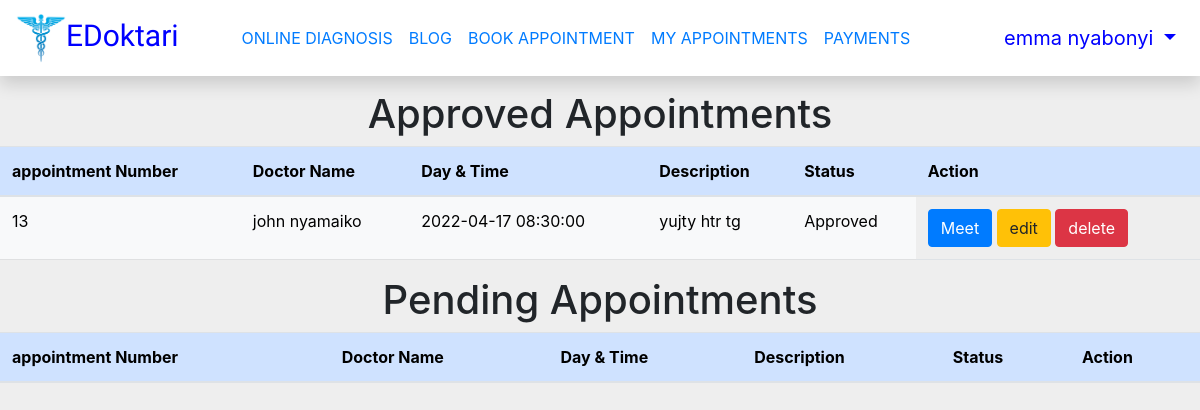
Screenshot of /patientappointments.php (signed in) with the database file from the repository.
### tables this page shows
CREATE TABLE `patients` (
  `profileimage` varchar(255) NOT NULL,
  `id` int(30) NOT NULL,
  `firstname` varchar(30) NOT NULL,
  `lastname` varchar(30) NOT NULL,
  `email` varchar(30) NOT NULL,
  `phonenumber` varchar(30) NOT NULL,
  `dateofbirth` date DEFAULT NULL,
  `address` varchar(30) DEFAULT NULL,
  `height` int(4) DEFAULT NULL,
  `weight` int(4) DEFAULT NULL,
  `gender` text DEFAULT NULL,
  `passwords` varchar(50) NOT NULL,
  `repeatpassword` varchar(50) NOT NULL
);

CREATE TABLE `appointment` (
  `appointment_id` int(255) NOT NULL,
  `patientname` varchar(255) NOT NULL,
  `patientemail` varchar(30) NOT NULL,
  `doctorname` varchar(255) NOT NULL,
  `doctoremail` varchar(255) NOT NULL,
  `startdate` datetime NOT NULL,
  `enddate` datetime NOT NULL,
  `description` tinytext NOT NULL,
  `status` varchar(255) NOT NULL
);

### patientappointments.php (the view, shortened to what this page needs)
<?Php
include("config.php");
	?>
<!DOCTYPE html>
<html>
<head>
<link rel="stylesheet" href="https://cdnjs.cloudflare.com/ajax/libs/malihu-custom-scrollbar-plugin/3.1.5/jquery.mCustomScrollbar.min.css">
<link rel="stylesheet" href="https://cdn.jsdelivr.net/npm/bootstrap@5.1.3/dist/css/bootstrap.min.css">
<link rel="stylesheet" href="https://cdn.jsdelivr.net/npm/bootstrap@4.5.3/dist/css/bootstrap.min.css">
    <link rel="stylesheet" href="https://cdnjs.cloudflare.com/ajax/libs/bootstrap-datepicker/1.9.0/css/bootstrap-datepicker.min.css">
    <link rel="stylesheet" href="https://maxcdn.bootstrapcdn.com/bootstrap/4.0.0/css/bootstrap.min.css">
    <link rel="stylesheet" href="https://cdnjs.cloudflare.com/ajax/libs/font-awesome/4.7.0/css/font-awesome.min.css">
</head>
<body>
    <nav class="navbar navbar-expand-lg navbar-light bg-white shadow fixed-top">
    <a class="navbar-brand" href="homepage.php" style = "font-family: 'kaushan Script';font-size: 30px;color:blue;"><img src="EDoktari_logo.png" width="50" height="50" class="d-inline-block align-top" alt="">EDoktari</a>
    <div class="collapse navbar-collapse " id="navbarNavDropdown">
    <ul class="navbar-nav mx-auto">
    <li class="nav-item">
        <a class="nav-link text-primary" href="diagnosis.php">ONLINE DIAGNOSIS</a>
      </li>
       <li class="nav-item">
        <a class="nav-link text-primary" href="blogpage.php">BLOG</a>
      </li>
      <li class="nav-item">
        <a class="nav-link text-primary" href="doctor-page.php"> BOOK APPOINTMENT</a>
      </li>
      <li class="nav-item active">
        <a class="nav-link text-primary" href="patientappointments.php">MY APPOINTMENTS</a>
      </li>
      <li class="nav-item active">
        <a class="nav-link text-primary" href="patientpayments.php">PAYMENTS</a>
      </li>
    </ul>
      <ul class="navbar-nav ml-auto">
        <li class="nav-item dropdown ">
        <?php
                  $email = $_SESSION['email'];
                  $sql = "SELECT * FROM patients WHERE email = '$email'";
                  $gotResults = mysqli_query($conn,$sql);
                  if($gotResults){
                    if(mysqli_num_rows($gotResults) > 0){
                      while($row = mysqli_fetch_array($gotResults)){
                        ?>
            <a class="nav-link dropdown-toggle " href="#" id="navbarDropdownMenuLink" data-toggle="dropdown" aria-haspopup="true" aria-expanded="false" style = "font-size: 20px;color: blue">
            <?php echo$row['firstname'] ?> <?php echo$row['lastname'] ?>
            </a>
            <?php
           }
                    }
                  }
                ?>
        </li>
      </ul>
    </div>
  </nav>
<section>
<center>
  <h1 >Approved Appointments</h1>
    </center>
<table class='table'>
        <thead class='table-primary'>
          <tr>
            <th scope='col'>appointment Number</th>
            <th scope='col'>Doctor Name</th>
            <th scope='col'>Day & Time</th>
            <th scope='col'>Description</th>
            <th scope='col'>Status</th>
            <th  scope='col'>Action</th>
          </tr>
        </thead>
        <tbody>
<?php
                $email = $_SESSION['email'];
                $sql = "SELECT * FROM appointment WHERE patientemail ='$email' and status = 'Approved'";
                $query = mysqli_query($conn,$sql);
    while ($row = mysqli_fetch_array($query))
    {
    ?>
          <tr>
            <td class="table-light"><?php  echo $row['appointment_id'];?></td>
            <td class="table-light"><?php  echo $row['doctorname'];?></td>
            <td class="table-light"><?php  echo $row['startdate'];?></td>
            <td class="table-light"><?php  echo $row['description'];?></td>
            <td class="table-light"><?php  echo $row['status'];?></td>
			<td>
            <a href="patientvirtual.php?appointment_id=<?php echo $row["appointment_id"]; ?>" class="btn btn-primary">Meet</a>
            <a href="patienteditappointment.php?appointment_id=<?php echo $row["appointment_id"]; ?>" class="btn btn-warning">edit</a>
            <a href="delete.php?appointment_id=<?php echo $row["appointment_id"]; ?>" class="btn btn-danger" onclick="return confirm('Are you sure to delete?');">delete</a>
			</td>
          </tr>
          <?php } ?>
</tbody>
</table>
<center>
  <h1 >Pending Appointments</h1>
    </center>
          <table class='table'>
        <thead class='table-primary'>
          <tr>
            <th scope='col'>appointment Number</th>
            <th scope='col'>Doctor Name</th>
            <th scope='col'>Day & Time</th>
            <th scope='col'>Description</th>
            <th scope='col'>Status</th>
            <th  scope='col'>Action</th>
          </tr>
        </thead>
</table>

### patientappointments.php (style rules this page uses)
body { margin-top:0px; background:#eee; }
section { margin-top:90px; }

### rows the page displays
patients: firstname "emma", lastname "nyabonyi"
appointment: appointment_id "13", doctorname "john nyamaiko", startdate "2022-04-17 08:30:00", description "yujty htr tg", status "Approved"
